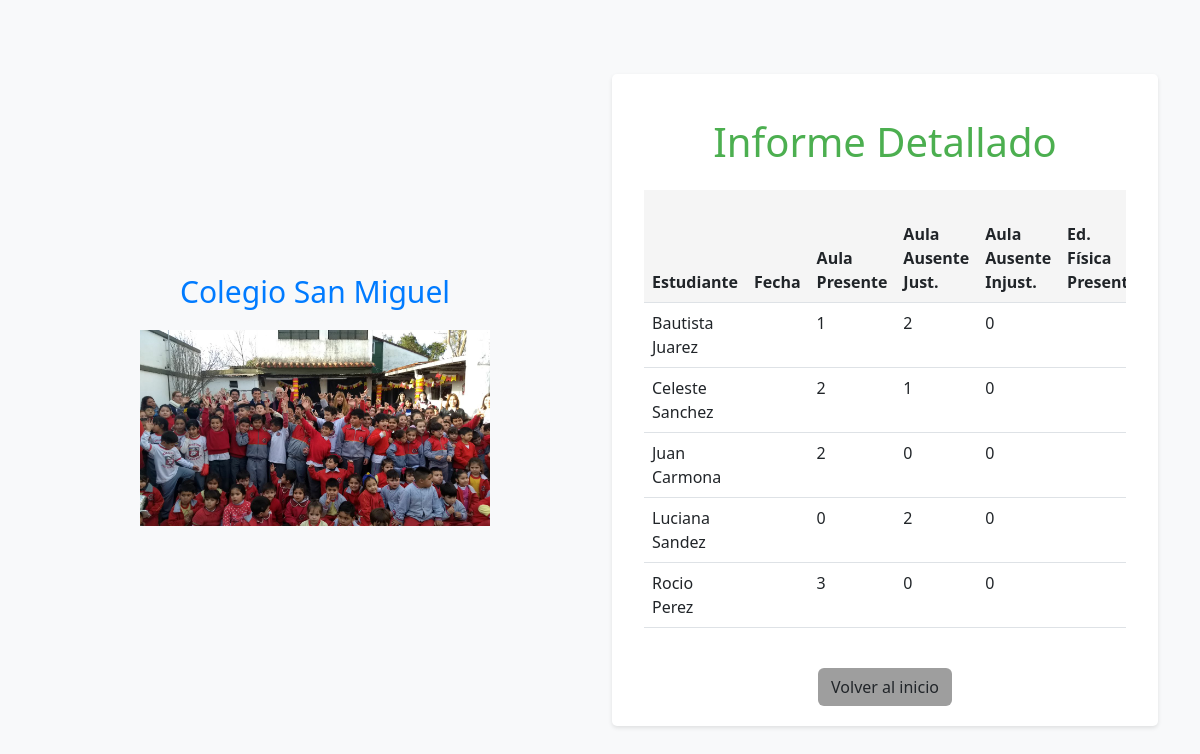
The app's page /informe?curso_id=2 (signed in) with its own data.
### src/models.py (models this page shows)
class Estudiante(db.Model):
    __tablename__= 'estudiante'
    id = db.Column(db.Integer, primary_key=True)
    nombre = db.Column(db.String(80), nullable=False)
    apellido = db.Column(db.String(80), nullable=False)
    dni = db.Column(db.String(10), nullable=False)
    idcurso = db.Column(db.Integer, db.ForeignKey('curso.id'), nullable=False)
    idpadre = db.Column(db.Integer, db.ForeignKey('padre.id'))
    asistencias = db.relationship('Asistencia', backref='estudiante', cascade="all, delete-orphan")

### src/informe.py (the view)
@app.route('/informe', methods=['GET'])
def informe():
    preceptor = obtener_id_preceptor()
    if not preceptor:
        return redirect(url_for('login'))
    curso_p = Curso.query.filter_by(idpreceptor=preceptor.id).all()
    curso_id = request.args.get('curso_id', None)
    if not curso_id:
        return render_template('informe_detallado.html', cursos=curso_p)
    estudiantes = Estudiante.query.filter_by(idcurso=curso_id).order_by(Estudiante.nombre, Estudiante.apellido).all()
    informe = []
    for estudiante in estudiantes:
        asistencia = Asistencia.query.filter_by(idestudiante=estudiante.id).all()
        aula = aula_justificada = aula_injustificada = 0
        fisica = fisica_justificada = fisica_injustificada = 0
        for asistencias in asistencia:
            if asistencias.codigoclase == 1:
                if asistencias.asistio == 's':
                    aula += 1
                elif asistencias.asistio == 'n':
                    if asistencias.justificacion:
                        aula_justificada += 1
                    else:
                        aula_injustificada += 1
            elif asistencias.codigoclase == 2:
                if asistencias.asistio == 's':
                    fisica += 1
                elif asistencias.asistio == 'n':
                    if asistencias.justificacion:
                        fisica_justificada += 1
                    else:
                        fisica_injustificada += 1
        total = aula_injustificada + aula_justificada + (fisica_injustificada + fisica_justificada) / 2
        informe.append({
            'estudiante': estudiante,
            'asistencia_fecha': asistencias.fecha.date(),
            'aula': aula,
            'aula_justificada': aula_justificada,
            'aula_injustificada': aula_injustificada,
            'edu_fisica': fisica,
            'fisica_justificada': fisica_justificada,
            'fisica_injustificada': fisica_injustificada,
            'total': total
        })
    return render_template('informe.html', informe=informe, cursos=curso_p)

### src/login.py (called while the page is built)
def obtener_id_preceptor():
    if 'user_id' not in session:
        return None
    return Preceptor.query.get(session['user_id'])

### templates/informe.html (shortened to what this page needs)
{% extends 'base.html' %}
{% block content %}
    <div class="container">
        <h1 class="text-center mt-4" style="color: #4caf50;">Informe Detallado</h1>
        <div class="table-responsive mt-4">
            <table class="table">
                <thead style="background-color: #f5f5f5;">
                    <tr>
                        <th>Estudiante</th>
                        <th>Fecha</th>
                        <th>Aula Presente</th>
                        <th>Aula Ausente Just.</th>
                        <th>Aula Ausente Injust.</th>
                        <th>Ed. Física Presente</th>
                    </tr>
                </thead>
                <tbody>
                    {% for item in informe %}
                        <tr>
                            <td>{{ item.estudiante.nombre }} {{ item.estudiante.apellido }}</td>
                            <td>{{ item.asistencia}}</td>
                            <td>{{ item.aula }}</td>
                            <td>{{ item.aula_justificada }}</td>
                            <td>{{ item.aula_injustificada }}</td>
                            <td>{{ item.fisica }}</td>
                        </tr>
                    {% endfor %}
                </tbody>
            </table>
        </div>
        <div class="text-center mt-4">
            <a class="btn" href="{{ url_for('home') }}" style="background-color: #9e9e9e;">Volver al inicio</a>
        </div>
    </div>
{% endblock %}

### static/css/style.css (style rules this page uses)
a { text-decoration: none; }

### templates/base.html (style rules this page uses)
body { background-color: #f8f9fa; color: #333; }

### records on screen
Estudiante: estudiante.nombre "Bautista", estudiante.apellido "Juarez"
Estudiante: estudiante.nombre "Celeste", estudiante.apellido "Sanchez"
Estudiante: estudiante.nombre "Juan", estudiante.apellido "Carmona"
Estudiante: estudiante.nombre "Luciana", estudiante.apellido "Sandez"
Estudiante: estudiante.nombre "Rocio", estudiante.apellido "Perez"

### other values on screen
{{ item.aula }} "1" "2" "2" "0" "3"
{{ item.aula_justificada }} "2" "1" "0" "2" "0"
{{ item.aula_injustificada }} "0" "0" "0" "0" "0"
